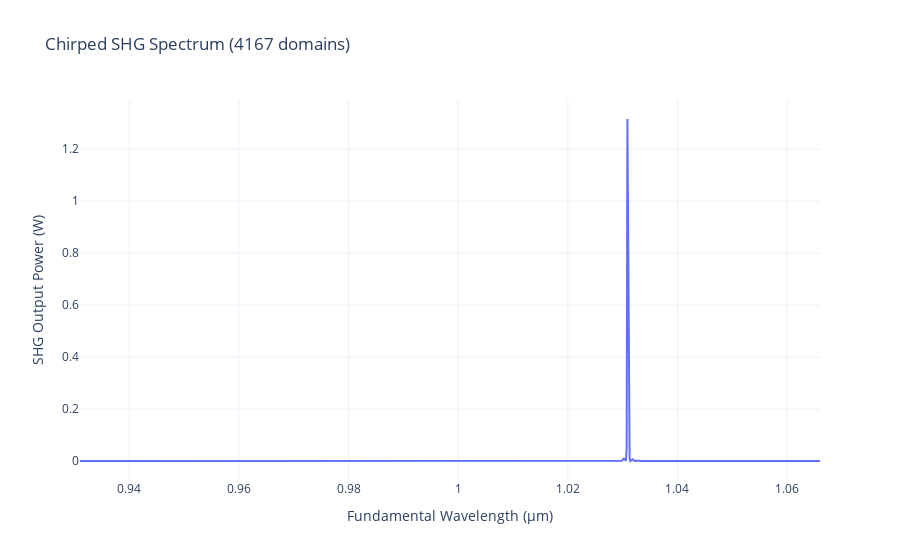
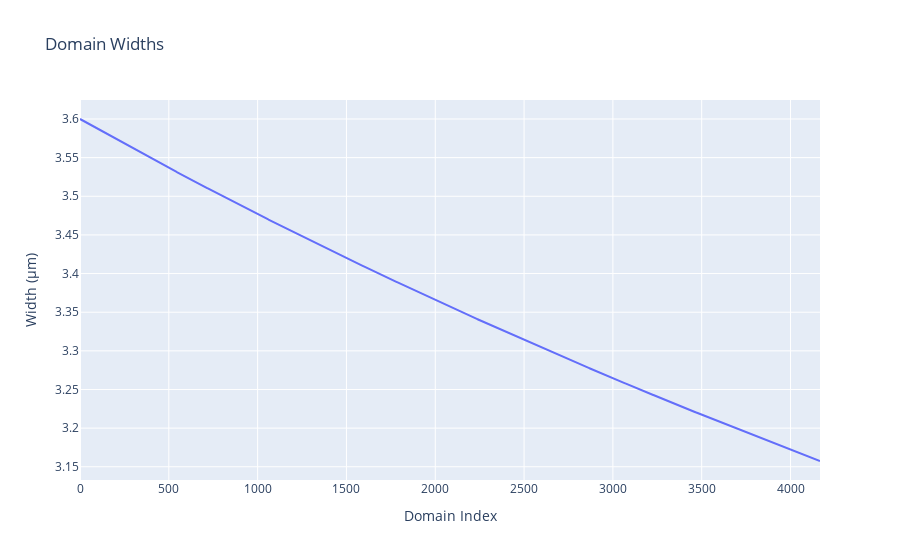

Notebook source saved alongside these figures, in order:
### Code cell
# --- Plotting Results ---
print("3. Plotting results...")
fig = go.Figure()
fig.add_trace(
    go.Scatter(
        x=wls,
        y=efs,
        name="SHG Conversion Efficiency",
    ),
)
fig.update_layout(
    title_text=f"Chirped SHG Spectrum ({num_domains} domains)",
    xaxis_title="Fundamental Wavelength (μm)",
    yaxis_title="SHG Output Power (W)",
    template="plotly_white",
)
fig.show()

plot_domain_widths(widths)

### Figure 1 — Plotly figure (JSON) as saved in the notebook; plotly's stock layout.template omitted (floating-point values rounded to 4 significant figures; data arrays with more than 128 entries replaced by an {"elided": "..."} marker saying what was removed)
{"data": [{"name": "SHG Conversion Efficiency", "type": "scatter", "x": {"elided": "1000 float values"}, "y": {"elided": "1000 float values"}}], "layout": {"title": {"text": "Chirped SHG Spectrum (4167 domains)"}, "xaxis": {"title": {"text": "Fundamental Wavelength (μm)"}}, "yaxis": {"title": {"text": "SHG Output Power (W)"}}}}

### Figure 2 — Plotly figure (JSON) as saved in the notebook; plotly's stock layout.template omitted (floating-point values rounded to 4 significant figures; data arrays with more than 128 entries replaced by an {"elided": "..."} marker saying what was removed)
{"data": [{"type": "scatter", "y": {"elided": "4167 float values"}}], "layout": {"title": {"text": "Domain Widths"}, "xaxis": {"title": {"text": "Domain Index"}}, "yaxis": {"title": {"text": "Width (μm)"}}}}
